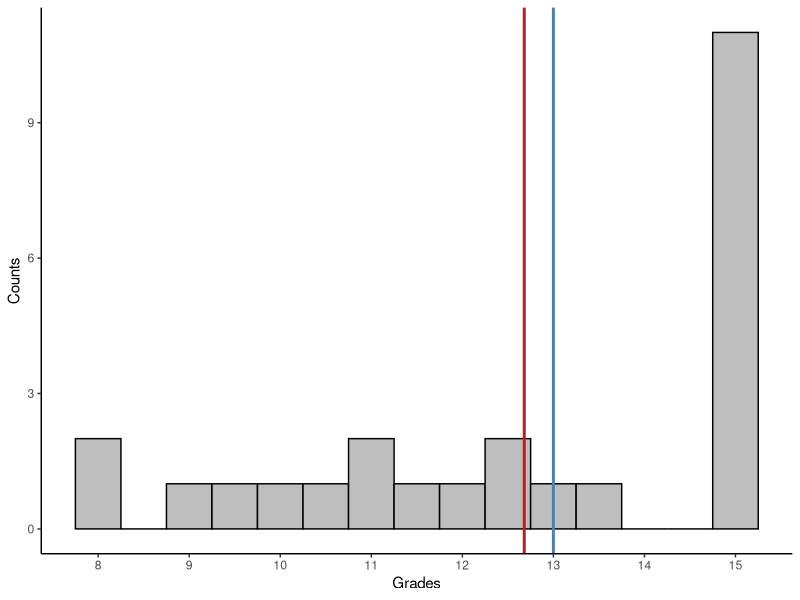

The R source for this figure:
## ---- chunk 1
#| warning: false

library(tidyverse)
library(ggplot2)

lowgrades <- c(8,8,9,9.5,10,10.5,11,11,11.5,12,12.5,12.5,13,13.5)
highgrades <- rep(15,11)
grades <- c(lowgrades,highgrades)
gradesdf <- tibble(id=1:length(grades), grades=grades)

summary <- gradesdf %>% summarize(Mean=mean(grades), Median=median(grades), SD=sd(grades))

ggplot(gradesdf, aes(x=grades)) + theme_classic() + geom_histogram(binwidth = 0.5, color="black", fill="grey") + scale_x_continuous("Grades", breaks=0:15) + ylab("Counts") + geom_vline( xintercept=summary$Mean, color = "firebrick", 
linewidth=1) + geom_vline( xintercept=summary$Median, color="steelblue", linewidth=1)

## ---- chunk 2

knitr::kable(summary)
